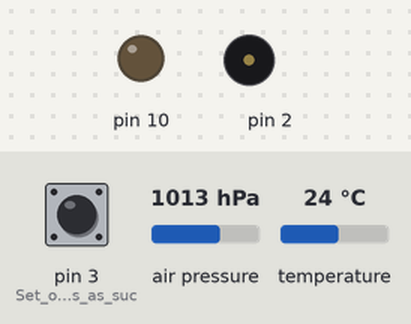
The sketch below on a simulated Arduino Uno, built with avr-gcc and run on an emulated ATmega328P. Parts: output pins drawn as LEDs (lit = HIGH), buzzer (waves = sounding). Wiring (inferred from the names in the program): BMP180 pressure sensor at I2C address 0x77. Inputs (shaded band) come from the test bench; at power-on: air pressure 1013 hPa, pin 3 (Set_our_input_pins_as_suc) LOW, temperature 24 °C. Storage starts empty; what the sketch prints to the serial monitor is not drawn.

Above: at 1.2 s.
1.3 s: air pressure set to 952 hPa
At 1.44 s:
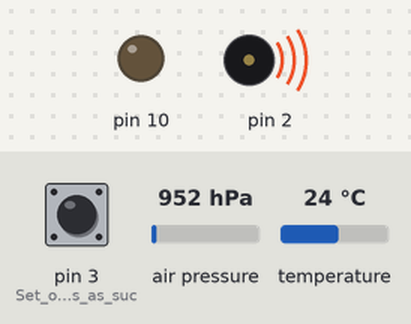
4.3 s: air pressure set to 975 hPa
Timing chart, 0 to 11.9 s (numbered marks = the images above; inputs shaded):
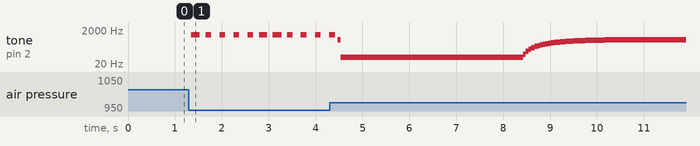

Measured:
- after the input at 1.3 s, tone on pin 2: plays 1050 Hz for 0.18 s, 1050 Hz for 0.12 s, 1050 Hz for 0.12 s, 1050 Hz for 0.12 s, 1050 Hz for 0.12 s, 1050 Hz for 0.18 s … (11 notes in this stretch), starting after 0.05 s

The sketch:

vario-pmv-bootsman-bmp180.ino
```cpp
//*******************************************
//*      BMP180 version with data logger    *
//*******************************************
// This is the Poor Mans Vario code for the cheaper BMP085 and the BMP180 sensor by BOSCH Sensortec
// Arduino <> Sensor: Connect VCC to VCC and GND to GND, SCL goes to analogue pin 5, SDA to analogue pin4.
// Servo signal input, connect to Arduino pin D3
// Audio output to transmitter on pin D2
// All code by Rolf R Bakke, Oct 2012
// Modified by Hans Meijdam, June 2013: added altitude feature
// Modified by Hans Meijdam, November 2013: Sensor routine created for BMP085 and BMP180.
// Modified by Hans Meijdam, July 2014: BETA Version
// Modified by Rob Bootsman, March 2016: added data logger
// - Switch to select if whole meters are called out if below 100 meters altitude
// - Deadband to make vario silent if no certain climb or sink level is achieved
// - Negative altitude becomes now indicated as if it was positive altitude
//
//
//  ****** This is a customizable variable that acts as a switch *****
// choose "1" if you also want to hear the altitude in meters if you fly below 100 meters.
// choose "0" if you only want to hear the 10 meters rounded altitude at all times.
// Default is 0.
// const byte altitude_per_meter = 0; // only altitude in 10 meters
const byte altitude_per_meter = 1; // altitude in whole meters if below 100 meters


//  ****** This is a customizable variable (0 - 500 range) that defines how large the dead band is ******
// A dead band of "0" (= default) means that the vario will beep constantly, even with no climb or sink at all.
// A small dead band (e.g. value 25 - 50) means that with a small amount of climb or sink the vario will start beeping
// A medium dead band (e.g. value 50 - 100) means that the vario will be silent, unless it observes a medium rate of climb or medium rate of sink.
// A high dead band (> 100) makes the vario only active at high rates of sink or climb.
int deadband = 0;  // no deadband or deadband defined by potmeter
// int deadband = 25;  // small deadband
// int deadband = 75;  // medium deadband
// int deadband = 150;  // large deadband

//  ****** Alternatively the deadband can be dynamically set by connecting a 10K potmeter over pins 12, A1 (rocker) and A2 ******
const byte deadbandpotmeter = 0;  // no deadband potmeter present
// const char deadbandpotmeter = 1;  // deadband potmeter is present (10K potmeter over pins 12, A1 (rocker) and A2)

// ****** Optional SD card datalogger *****
// Log the altitude every <step> to an SD card using the SD library.
// SD card attached to SPI bus as follows:
// ** MOSI - pin 11
// ** MISO - pin 12
// ** CLK - pin 13
// ** CS - pin 4
// ** don't use pin 10
// When you use the Ethernet Shield, CS is pin 4. Note that even if it's not
// used as the CS pin (in this case), the hardware CS pin (10 on most Arduino boards,
// 53 on the Mega) must be left as an output or the SD library functions will not work.
const int chipSelect = 4;
int step = 500;              // timing interval logger 1/2 sec
int SDcard = 0;              // switch for datalogger
#include <SD.h>
#include <SPI.h>

#include "Wire.h"
const byte led = 13;
unsigned long time = 0;
float toneFreq, toneFreqLowpass, flpressure, lowpassFast, lowpassSlow ;
float p0;                                       // this will be used to store the airfield elevation pressure
int altitude;
int ch1;                                        // Here's where we'll keep our channel values
int ddsAcc;
#define I2C_ADDRESS 0x77
const unsigned char oversampling_setting = 3;   //oversamplig for measurement
const unsigned char pressure_waittime[4] = {
  5, 8, 14, 26 };
//Sensor parameters taken from the BMP085 datasheet
int ac1, ac2, ac3;
unsigned int ac4, ac5, ac6;
int b1, b2, mb, mc, md;
int temperature;
long pressure;
int analogpin1 = 0;
unsigned long previousMillis = 0;
unsigned long currentMillis = 0;
File myFile;

void setup()
{
  //pinMode(A2, OUTPUT);       // Prepare for high end of potmeter
  //pinMode(12, OUTPUT);        // Prepare for low end of potmeter
  //pinMode(A1, INPUT_PULLUP);  // Prepare for potmeter input
  //digitalWrite(A1, HIGH);     // gnd voor BMP
  //digitalWrite(A2, HIGH);     // gnd voor BMP
  //digitalWrite(12, LOW);      //Low end potmeter to 0 volt
  Serial.begin(9600);           // start serial for test output
  //analogpin1 = analogRead(1);             // read the input pin A1 potmeter value
  //Serial.print("Analog pin A0 value: ");
  //Serial.println(analogpin1);
  Serial.println("Setting up BMP180");
  Wire.begin();
  bmp085_get_cal_data();
  bmp085_read_temperature_and_pressure(&temperature,&pressure);
  flpressure=pressure;// move long type pressure into float type flpressure
  p0 = lowpassFast = lowpassSlow = flpressure;

  pinMode(3, INPUT); // Set our input pins as such for altitude command input from receiver via pin D3

  currentMillis = millis();
  previousMillis = currentMillis;

  // Is there a SD card connected?
  Serial.print("Initializing SD card...");
  // make sure that the default chip select pin is set to output, even if you don't use it:
  pinMode(10, OUTPUT);
  // check if the card is present and can be initialized:
  if (!SD.begin(chipSelect)) {
    Serial.println("Card not present");
    SDcard = 0;                                       // don't log the data
  }
  else {
    Serial.println("card initialized.");
    SDcard = 1;
    // schrijf data naar SD
    myFile = SD.open("flydata.txt", FILE_WRITE);
    myFile.println(" ");                            // to separate the data-output
    myFile.println("**** start new flight ****");
    myFile.close();
  }
}

void loop()
{
  bmp085_read_temperature_and_pressure(&temperature,&pressure);
  //Serial.print(temperature,DEC);  //
  //Serial.print(" ");  //
  //Serial.print(pressure,DEC);  //
  //Serial.print(" ");  //
  flpressure = pressure;// move long type pressure into float type flpressure
  altitude = (float)44330 * (1 - pow(((float) flpressure/p0), 0.190295));
  //Serial.print("altitude = ");
  //Serial.println(altitude);

  // log the data to the SDcard every step
  if (SDcard == 1) {
     currentMillis = millis();
     if (currentMillis - previousMillis > step ) {    // write altitude every step
       myFile = SD.open("flydata.txt", FILE_WRITE);   // open the file
       myFile.print(altitude);
       myFile.print("  ");
       myFile.println(millis()/step);
       myFile.close();                                // close the file
       //Serial.print("Altitude = ");
       //Serial.print(altitude);
       //Serial.print("   Tijd = ");
       //Serial.println(millis()/step);
       previousMillis = currentMillis;
     }
  }

  altitude = abs(altitude); // if flying from hills negative altitude becomes indicated as positive
  lowpassFast = lowpassFast + (flpressure - lowpassFast) * 0.2;
  lowpassSlow = lowpassSlow + (flpressure - lowpassSlow) * 0.1;
  toneFreq = (lowpassSlow - lowpassFast) * 50;
  toneFreqLowpass = toneFreqLowpass + (toneFreq - toneFreqLowpass) * 0.1;
  toneFreq = constrain(toneFreqLowpass, -500, 500);
  ddsAcc += toneFreq * 100 + 2000;

  if (deadbandpotmeter == 1)    // dbpotm aanwezig
  {
    analogpin1 = analogRead(1);    // read the input pin A1 potmeter value
    deadband = map(analogpin1, 0, 1024, 500, 0); // map potmeter value to deadband range from 500 - 0
  }

  if (toneFreq < 0 || ddsAcc > 0)
  {
    if (abs(toneFreq)>deadband)
    {
      tone(2, toneFreq + 550);
      ledOn();  // the Arduino led will blink if the Vario plays a tone, so you can test without having audio connected
    }
  }
  else
  {
    noTone(2);
    ledOff();
  }
  while (millis() < time);        //loop frequency timer
  time += 20;
  int ones = altitude%10;
  int tens = (altitude/10)%10;
  int hundreds = (altitude/100)%10;
  int thousands = (altitude/1000)%10;
// Serial.print ("thousands: ");
//   Serial.println   (thousands);
//   Serial.print ("hundreds:  ");
//   Serial.println   (hundreds);
//   Serial.print ("tens:      ");
//   Serial.println   (tens);
//   Serial.print ("ones:      ");
//   Serial.println   (ones);
  ch1 = pulseIn(3, HIGH, 25000); // Read the pulse width of servo signal connected to pin D3
//  Serial.print (ch1);
//  if(ch1>1000){
//      Serial.println("Left Switch: Engaged");
//    }
//     if(ch1<1000){
//       Serial.println("Left Switch: Disengaged");
//     }
  if((map(ch1, 1000,2000,-500,500)) > 0) // interpret the servo channel pulse, if the Vario should beep altitude or send vario sound
  {
    noTone(2); // create 750 ms of silence, or you won't hear the first altitude beep
    ledOff();
    delay(750);

    if(hundreds == 0)
    {
      tone(2,900);                //long duration tone if the number is zero
      ledOn();
      delay(600);
      noTone(2);
      ledOff();
    }
    else
      for(char a = 0; a < hundreds; a++)          //this loop makes a beep for each hundred meters altitude
      {
        tone(2,900); // 900 Hz tone frequency for the hundreds
        ledOn();
        delay(200);
        noTone(2);
        ledOff();
        delay(200);
      }
    delay(750);                            //longer delay between hundreds and tens

    if(tens == 0)
    {
      tone(2,1100);                //long pulse if the number is zero
      ledOn();
      delay(600);
      noTone(2);
      ledOff();
    }
    else
      for(char a = 0; a < tens; a++)          //this loop makes a beep for each ten meters altitude
      {
        tone(2,1100); //1100 Hz tone frequency for the tens
        ledOn();
        delay(200);
        noTone(2);
        ledOff();
        delay(200);
      }

    if (altitude_per_meter == 1 && hundreds == 0)
    {
      delay(750);                            //longer delay between tens and ones

      if(ones == 0)
      {
        tone(2,1300);                //long pulse if the number is zero
        ledOn();
        delay(600);
        noTone(2);
        ledOff();
      }
      else
        for(char a = 0; a < ones; a++)          //this loop makes a beep for each meter altitude
        {
          tone(2,1300); //1300 Hz tone frequency for the ones
          ledOn();
          delay(200);
          noTone(2);
          ledOff();
          delay(200);
        }
    }
  }
}

void bmp085_read_temperature_and_pressure(int* temperature, long* pressure) {
  int ut= bmp085_read_ut();
  long up = bmp085_read_up();
  long x1, x2, x3, b3, b5, b6, p;
  unsigned long b4, b7;

  //calculate the temperature
  x1 = ((long)ut - ac6) * ac5 >> 15;
  x2 = ((long) mc << 11) / (x1 + md);
  b5 = x1 + x2;
  *temperature = (b5 + 8) >> 4;

  //calculate the pressure
  b6 = b5 - 4000;
  x1 = (b2 * (b6 * b6 >> 12)) >> 11;
  x2 = ac2 * b6 >> 11;
  x3 = x1 + x2;

  if (oversampling_setting == 3) b3 = ((int32_t) ac1 * 4 + x3 + 2) << 1;
  if (oversampling_setting == 2) b3 = ((int32_t) ac1 * 4 + x3 + 2);
  if (oversampling_setting == 1) b3 = ((int32_t) ac1 * 4 + x3 + 2) >> 1;
  if (oversampling_setting == 0) b3 = ((int32_t) ac1 * 4 + x3 + 2) >> 2;

  x1 = ac3 * b6 >> 13;
  x2 = (b1 * (b6 * b6 >> 12)) >> 16;
  x3 = ((x1 + x2) + 2) >> 2;
  b4 = (ac4 * (uint32_t) (x3 + 32768)) >> 15;
  b7 = ((uint32_t) up - b3) * (50000 >> oversampling_setting);
  p = b7 < 0x80000000 ? (b7 * 2) / b4 : (b7 / b4) * 2;

  x1 = (p >> 8) * (p >> 8);
  x1 = (x1 * 3038) >> 16;
  x2 = (-7357 * p) >> 16;
  *pressure = p + ((x1 + x2 + 3791) >> 4);
}

unsigned int bmp085_read_ut() {
  write_register(0xf4,0x2e);
  delay(5); //longer than 4.5 ms
  return read_int_register(0xf6);
}

void bmp085_get_cal_data() {
  //Serial.println("Reading Calibration Data");
  ac1 = read_int_register(0xAA);
  //Serial.print("AC1: ");
  //Serial.println(ac1,DEC);
  ac2 = read_int_register(0xAC);
  //Serial.print("AC2: ");
  //Serial.println(ac2,DEC);
  ac3 = read_int_register(0xAE);
  //Serial.print("AC3: ");
  //Serial.println(ac3,DEC);
  ac4 = read_int_register(0xB0);
  //Serial.print("AC4: ");
  //Serial.println(ac4,DEC);
  ac5 = read_int_register(0xB2);
  //Serial.print("AC5: ");
  //Serial.println(ac5,DEC);
  ac6 = read_int_register(0xB4);
  //Serial.print("AC6: ");
  //Serial.println(ac6,DEC);
  b1 = read_int_register(0xB6);
  //Serial.print("B1: ");
  //Serial.println(b1,DEC);
  b2 = read_int_register(0xB8);
  //Serial.print("B2: ");
  //Serial.println(b2,DEC);
  mb = read_int_register(0xBA);
  //Serial.print("MB: ");
  //Serial.println(mb,DEC);
  mc = read_int_register(0xBC);
  //Serial.print("MC: ");
  //Serial.println(mc,DEC);
  md = read_int_register(0xBE);
  //Serial.print("MD: ");
  //Serial.println(md,DEC);
}

long bmp085_read_up() {
  write_register(0xf4,0x34+(oversampling_setting<<6));
  delay(pressure_waittime[oversampling_setting]);

  unsigned char msb, lsb, xlsb;
  Wire.beginTransmission(I2C_ADDRESS);
  Wire.write(0xf6); // register to read
  Wire.endTransmission();

  Wire.requestFrom(I2C_ADDRESS, 3); // read a byte
  while(!Wire.available()) {
    // waiting
  }
  msb = Wire.read();
  while(!Wire.available()) {
    // waiting
  }
  lsb |= Wire.read();
  while(!Wire.available()) {
    // waiting
  }
  xlsb |= Wire.read();
  return (((long)msb<<16) | ((long)lsb<<8) | ((long)xlsb)) >>(8-oversampling_setting);
}

void write_register(unsigned char r, unsigned char v)
{
  Wire.beginTransmission(I2C_ADDRESS);
  Wire.write(r);
  Wire.write(v);
  Wire.endTransmission();
}

char read_register(unsigned char r)
{
  unsigned char v;
  Wire.beginTransmission(I2C_ADDRESS);
  Wire.write(r); // register to read
  Wire.endTransmission();

  Wire.requestFrom(I2C_ADDRESS, 1); // read a byte
  while(!Wire.available()) {
    // waiting
  }
  v = Wire.read();
  return v;
}

int read_int_register(unsigned char r)
{
  unsigned char msb, lsb;
  Wire.beginTransmission(I2C_ADDRESS);
  Wire.write(r); // register to read
  Wire.endTransmission();

  Wire.requestFrom(I2C_ADDRESS, 2); // read a byte
  while(!Wire.available()) {
    // waiting
  }
  msb = Wire.read();
  while(!Wire.available()) {
    // waiting
  }
  lsb = Wire.read();
  return (((int)msb<<8) | ((int)lsb));
}


void ledOn()
{
  digitalWrite(led,1);
}


void ledOff()
{
  digitalWrite(led,0);
}
```
